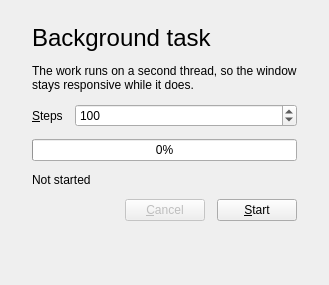
<?xml version="1.0" encoding="UTF-8"?>
<ui version="4.0">
 <class>TaskPage</class>
 <widget class="QWidget" name="TaskPage">
  <layout class="QVBoxLayout" name="page_layout">
   <property name="spacing">
    <number>12</number>
   </property>
   <property name="leftMargin">
    <number>32</number>
   </property>
   <property name="topMargin">
    <number>24</number>
   </property>
   <property name="rightMargin">
    <number>32</number>
   </property>
   <property name="bottomMargin">
    <number>24</number>
   </property>
   <item>
    <widget class="QLabel" name="heading">
     <property name="font">
      <font>
       <pointsize>18</pointsize>
      </font>
     </property>
     <property name="text">
      <string>Background task</string>
     </property>
    </widget>
   </item>
   <item>
    <widget class="QLabel" name="description">
     <property name="text">
      <string>The work runs on a second thread, so the window stays responsive while it does.</string>
     </property>
     <property name="wordWrap">
      <bool>true</bool>
     </property>
    </widget>
   </item>
   <item>
    <layout class="QFormLayout" name="fields">
     <item row="0" column="0">
      <widget class="QLabel" name="steps_label">
       <property name="text">
        <string>&amp;Steps</string>
       </property>
       <property name="buddy">
        <cstring>steps_spin</cstring>
       </property>
      </widget>
     </item>
     <item row="0" column="1">
      <widget class="QSpinBox" name="steps_spin">
       <property name="minimum">
        <number>1</number>
       </property>
       <property name="maximum">
        <number>1000</number>
       </property>
       <property name="value">
        <number>100</number>
       </property>
      </widget>
     </item>
    </layout>
   </item>
   <item>
    <widget class="QProgressBar" name="progress_bar">
     <property name="value">
      <number>0</number>
     </property>
    </widget>
   </item>
   <item>
    <widget class="QLabel" name="status_label">
     <property name="text">
      <string>Not started</string>
     </property>
    </widget>
   </item>
   <item>
    <layout class="QHBoxLayout" name="buttons">
     <item>
      <spacer name="filler">
       <property name="orientation">
        <enum>Qt::Orientation::Horizontal</enum>
       </property>
       <property name="sizeHint" stdset="0">
        <size>
         <width>40</width>
         <height>20</height>
        </size>
       </property>
      </spacer>
     </item>
     <item>
      <widget class="QPushButton" name="cancel_button">
       <property name="enabled">
        <bool>false</bool>
       </property>
       <property name="text">
        <string>&amp;Cancel</string>
       </property>
      </widget>
     </item>
     <item>
      <widget class="QPushButton" name="start_button">
       <property name="text">
        <string>&amp;Start</string>
       </property>
      </widget>
     </item>
    </layout>
   </item>
   <item>
    <spacer name="bottom_filler">
     <property name="orientation">
      <enum>Qt::Orientation::Vertical</enum>
     </property>
     <property name="sizeHint" stdset="0">
      <size>
       <width>20</width>
       <height>40</height>
      </size>
     </property>
    </spacer>
   </item>
  </layout>
 </widget>
 <resources/>
 <connections/>
</ui>
